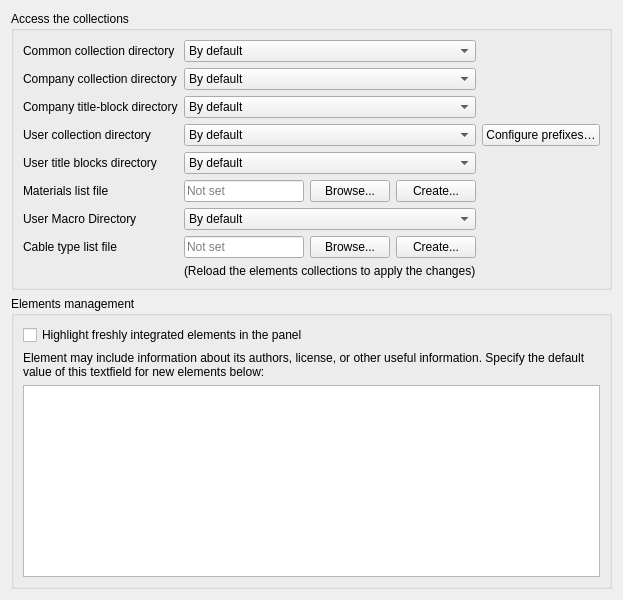
     <widget class="QWidget" name="tab_5">
      <attribute name="title">
       <string>Collections</string>
      </attribute>
      <layout class="QVBoxLayout" name="verticalLayout_2">
       <item>
        <widget class="QGroupBox" name="groupBox_5">
         <property name="title">
          <string>Access the collections</string>
         </property>
         <property name="alignment">
          <set>Qt::AlignLeading|Qt::AlignLeft|Qt::AlignTop</set>
         </property>
         <property name="flat">
          <bool>false</bool>
         </property>
         <layout class="QGridLayout" name="gridLayout">
          <item row="2" column="0">
           <widget class="QLabel" name="label_16">
            <property name="text">
             <string>Company collection directory</string>
            </property>
           </widget>
          </item>
          <item row="5" column="1">
           <widget class="QComboBox" name="m_custom_tbt_path_cb">
            <item>
             <property name="text">
              <string>By default</string>
             </property>
            </item>
            <item>
             <property name="text">
              <string>Browse...</string>
             </property>
            </item>
           </widget>
          </item>
          <item row="4" column="1">
           <widget class="QComboBox" name="m_custom_elmt_path_cb">
            <item>
             <property name="text">
              <string>By default</string>
             </property>
            </item>
            <item>
             <property name="text">
              <string>Browse...</string>
             </property>
            </item>
           </widget>
          </item>
          <item row="4" column="2">
           <widget class="QPushButton" name="m_prefix_pb">
            <property name="toolTip">
             <string extracomment="tooltip of the button opening the prefix configuration dialog of the user collection">Create or change the prefix of the user collection's folders (qet_labels.xml file)</string>
            </property>
            <property name="text">
             <string extracomment="button opening the dialog where the folder prefixes of the user collection are configured">Configure prefixes…</string>
            </property>
           </widget>
          </item>
          <item row="1" column="0">
           <widget class="QLabel" name="label_7">
            <property name="text">
             <string>Common collection directory</string>
            </property>
           </widget>
          </item>
          <item row="3" column="0">
           <widget class="QLabel" name="label_17">
            <property name="text">
             <string>Company title-block directory</string>
            </property>
           </widget>
          </item>
          <item row="3" column="1">
           <widget class="QComboBox" name="m_company_tbt_path_cb">
            <item>
             <property name="text">
              <string>By default</string>
             </property>
            </item>
            <item>
             <property name="text">
              <string>Browse...</string>
             </property>
            </item>
           </widget>
          </item>
          <item row="4" column="0">
           <widget class="QLabel" name="label_8">
            <property name="text">
             <string>User collection directory</string>
            </property>
           </widget>
          </item>
          <item row="7" column="0">
           <widget class="QLabel" name="label_23">
            <property name="text">
             <string>User Macro Directory</string>
            </property>
           </widget>
          </item>
          <item row="7" column="1">
           <widget class="QComboBox" name="m_user_macros_path_cb">
            <item>
             <property name="text">
              <string>By default</string>
             </property>
            </item>
            <item>
             <property name="text">
              <string>Browse...</string>
             </property>
            </item>
           </widget>
          </item>
          <item row="1" column="1">
           <widget class="QComboBox" name="m_common_elmt_path_cb">
            <item>
             <property name="text">
              <string>By default</string>
             </property>
            </item>
            <item>
             <property name="text">
              <string>Browse...</string>
             </property>
            </item>
           </widget>
          </item>
          <item row="5" column="0">
           <widget class="QLabel" name="label_10">
            <property name="text">
             <string>User title blocks directory</string>
            </property>
           </widget>
          </item>
          <item row="2" column="1">
           <widget class="QComboBox" name="m_company_elmt_path_cb">
            <item>
             <property name="text">
              <string>By default</string>
             </property>
            </item>
            <item>
             <property name="text">
              <string>Browse...</string>
             </property>
            </item>
           </widget>
          </item>
          <item row="9" column="1">
           <widget class="QLabel" name="label_9">
            <property name="text">
             <string>(Reload the elements collections to apply the changes)</string>
            </property>
           </widget>
          </item>
          <item row="6" column="0">
           <widget class="QLabel" name="m_material_list_label">
            <property name="text">
             <string>Materials list file</string>
            </property>
           </widget>
          </item>
          <item row="6" column="1">
           <layout class="QHBoxLayout" name="m_material_list_layout">
            <item>
             <widget class="QLineEdit" name="m_material_list_path_le">
              <property name="toolTip">
               <string extracomment="tooltip of the material file path field">Materials list used to fill in a symbol's items</string>
              </property>
              <property name="readOnly">
               <bool>true</bool>
              </property>
              <property name="placeholderText">
               <string extracomment="hint shown when no material file is configured yet">Not set</string>
              </property>
             </widget>
            </item>
            <item>
             <widget class="QPushButton" name="m_material_list_browse_pb">
              <property name="text">
               <string>Browse...</string>
              </property>
             </widget>
            </item>
            <item>
             <widget class="QPushButton" name="m_material_list_create_pb">
              <property name="toolTip">
               <string extracomment="tooltip of the button creating the material file with its header line">Create the list file with its headers</string>
              </property>
              <property name="text">
               <string>Create...</string>
              </property>
             </widget>
            </item>
           </layout>
          </item>
          <item row="8" column="0">
           <widget class="QLabel" name="m_cable_type_list_label">
            <property name="text">
             <string>Cable type list file</string>
            </property>
           </widget>
          </item>
          <item row="8" column="1">
           <layout class="QHBoxLayout" name="m_cable_type_list_layout">
            <item>
             <widget class="QLineEdit" name="m_cable_type_list_path_le">
              <property name="toolTip">
               <string extracomment="tooltip of the cable type file path field">Directory of the cable types used to define a cable (number of cores, colors, cross-section)</string>
              </property>
              <property name="readOnly">
               <bool>true</bool>
              </property>
              <property name="placeholderText">
               <string extracomment="hint shown when no cable type file is configured yet">Not set</string>
              </property>
             </widget>
            </item>
            <item>
             <widget class="QPushButton" name="m_cable_type_list_browse_pb">
              <property name="text">
               <string>Browse...</string>
              </property>
             </widget>
            </item>
            <item>
             <widget class="QPushButton" name="m_cable_type_list_create_pb">
              <property name="toolTip">
               <string extracomment="tooltip of the button creating the cable type file with its header line">Create the cable type list file with its header line</string>
              </property>
              <property name="text">
               <string>Create...</string>
              </property>
             </widget>
            </item>
           </layout>
          </item>
         </layout>
        </widget>
       </item>
       <item>
        <widget class="QGroupBox" name="groupBox_3">
         <property name="title">
          <string>Elements management</string>
         </property>
         <property name="alignment">
          <set>Qt::AlignLeading|Qt::AlignLeft|Qt::AlignTop</set>
         </property>
         <layout class="QVBoxLayout" name="verticalLayout_4">
          <item>
           <widget class="QCheckBox" name="m_highlight_integrated_elements">
            <property name="text">
             <string>Highlight freshly integrated elements in the panel</string>
            </property>
           </widget>
          </item>
          <item>
           <widget class="QLabel" name="label_4">
            <property name="text">
             <string>Element may include information about its authors, license, or other useful information. Specify the default value of this textfield for new elements below:</string>
            </property>
            <property name="scaledContents">
             <bool>false</bool>
            </property>
            <property name="wordWrap">
             <bool>true</bool>
            </property>
           </widget>
          </item>
          <item>
           <widget class="QTextEdit" name="m_default_elements_info">
            <property name="minimumSize">
             <size>
              <width>0</width>
              <height>50</height>
             </size>
            </property>
           </widget>
          </item>
         </layout>
        </widget>
       </item>
      </layout>
     </widget>
